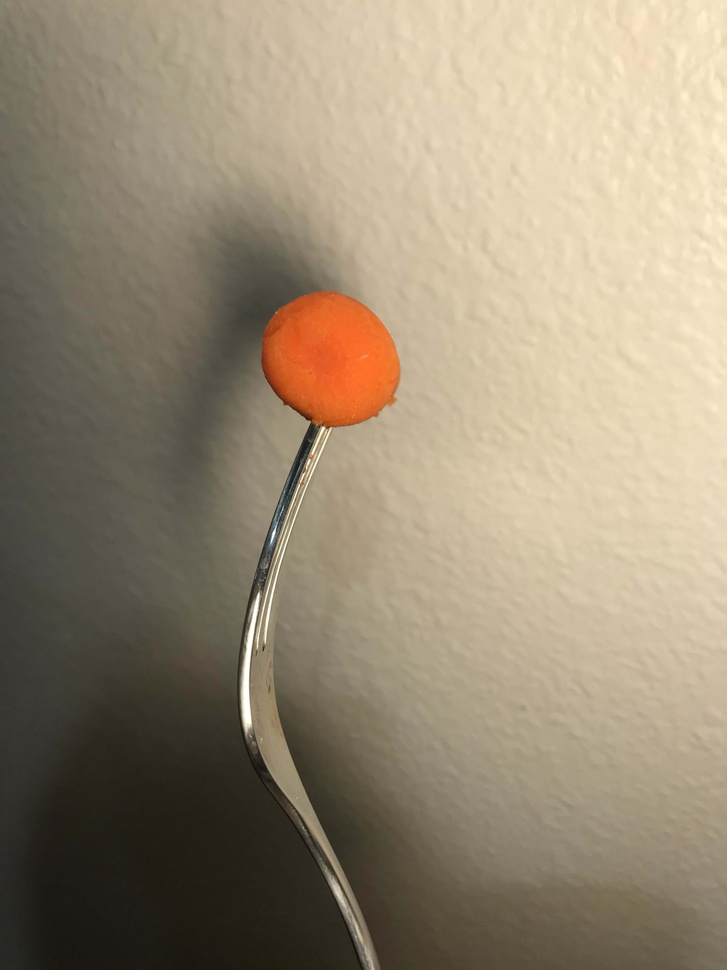
#> input picture Dataset/images/Test_Images/15_13.jpg, 727 x 970 px, shrunk from 3024 x 4032 before the run
$ python img_seg.py ../Dataset/images/Test_Images/15_13.jpg
#> lines starting #> are read from the running program, lines starting #| are printed output that depends on the picture; after the words box and inside, x2 and y2 are one past the last pixel; in counts of white or black regions, pixels touching at a corner belong together
#> further down, img1 is the input picture: shape (970, 727, 3); mean B, G, R 117, 138.9, 152.4
import cv2
import numpy as np
import sys

def getAreaOfFood(img1):
	# convert to hsv. otsu threshold in s to remove plate
	hsv_img = cv2.cvtColor(img1, cv2.COLOR_BGR2HSV)
#> hsv_img: shape (970, 727, 3); mean H, S, V 20, 60.5, 152.4
	h,s,v = cv2.split(hsv_img)
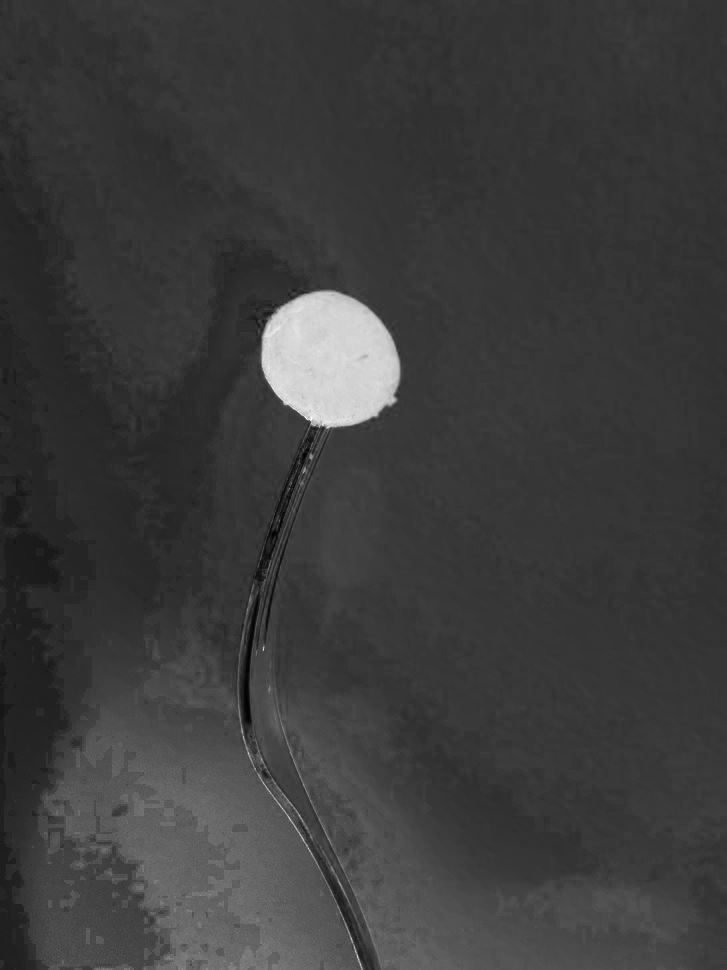
#> s: shape (970, 727); min 0, max 255, mean 60.5
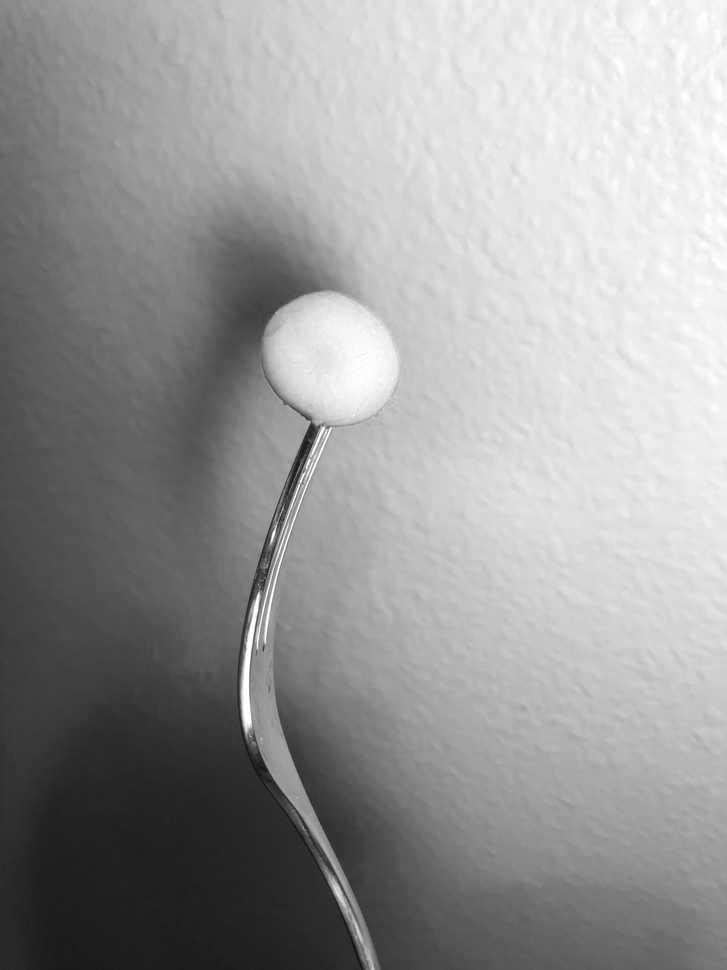
#> v: shape (970, 727); min 17, max 255, mean 152.4
	background = cv2.inRange(hsv_img, np.array([0,0,0]), np.array([180,140,255]))
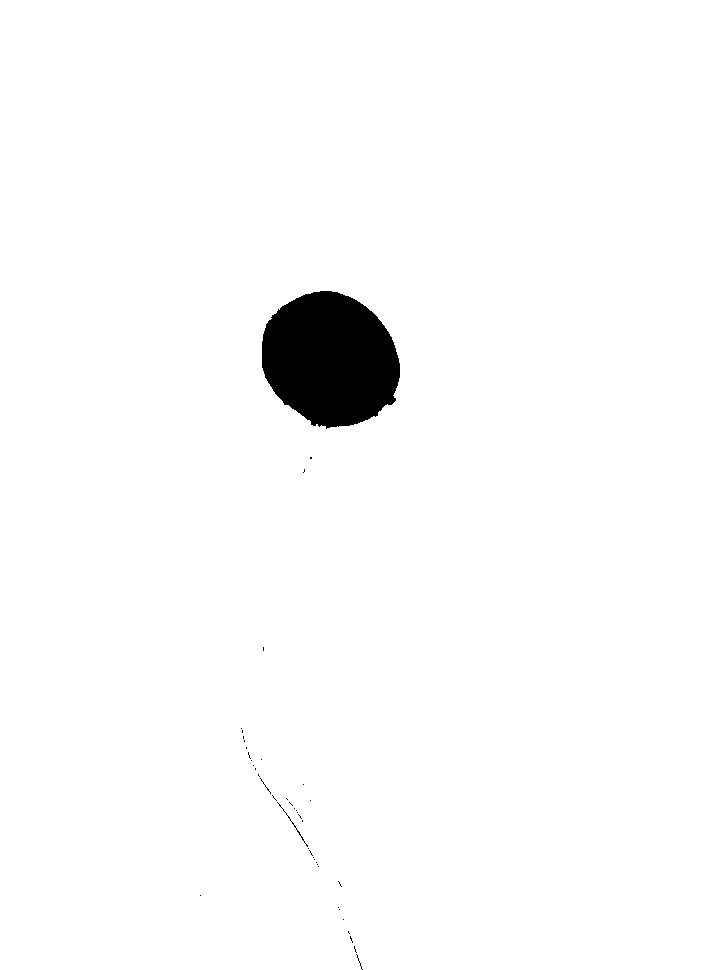
#> background: shape (970, 727); 97.9% white; 43 black regions (41 under 20 px), largest, box (x1, y1, x2, y2) and area: (262, 291, 400, 429) 14496, (277, 802, 308, 847) 55
	not_background = cv2.bitwise_not(background)
	fruit = cv2.bitwise_and(img1,img1,mask = not_background)

	fruit_bw = cv2.cvtColor(fruit, cv2.COLOR_BGR2GRAY)
	fruit_bin = cv2.inRange(fruit_bw, 10, 255) #binary of fruit

	#erode before finding contours
	kernel = cv2.getStructuringElement(cv2.MORPH_ELLIPSE,(3,3))
	erode_fruit = cv2.erode(fruit_bin,kernel,iterations = 1)
#> erode_fruit: shape (970, 727); 2% white; 1 white region, box (x1, y1, x2, y2) and area: (263, 292, 399, 427) 14092

	#cv2.imshow('erode_fruit',erode_fruit)
	#cv2.waitKey(0)

	#find largest contour since that will be the fruit
	img_th = cv2.adaptiveThreshold(erode_fruit,255,cv2.ADAPTIVE_THRESH_GAUSSIAN_C,cv2.THRESH_BINARY,11,2)
#> img_th: shape (970, 727); 99.7% white; 1 black region
	contours, hierarchy = cv2.findContours(img_th, cv2.RETR_LIST, cv2.CHAIN_APPROX_SIMPLE)
#> contours = 3 contours; box (x1, y1, x2, y2) and area: (0, 0, 727, 970) 703494, (257, 286, 405, 432) 16445, (263, 292, 399, 427) 13896
	mask_fruit = np.zeros(fruit_bin.shape, np.uint8)
	largest_areas = sorted(contours, key=cv2.contourArea)
#> largest_areas has the same summary as contours
	if (len(largest_areas)==1):
		fruit_contour = largest_areas[-1]
	else:
		fruit_contour = largest_areas[-2]
#> fruit_contour = contour of 214 points, box (x1, y1, x2, y2) (257, 286, 405, 432), area 16445
	cv2.drawContours(mask_fruit, [fruit_contour], 0, (255,255,255), -1)
#> mask_fruit: shape (970, 727); 2.4% white; 1 white region, box (x1, y1, x2, y2) and area: (257, 286, 405, 432) 16655

	#cv2.imshow('mask_fruit',mask_fruit)
	#cv2.waitKey(0)

	#dilate now
	kernel2 = cv2.getStructuringElement(cv2.MORPH_ELLIPSE,(13,13))
	mask_fruit2 = cv2.dilate(mask_fruit,kernel2,iterations = 1)
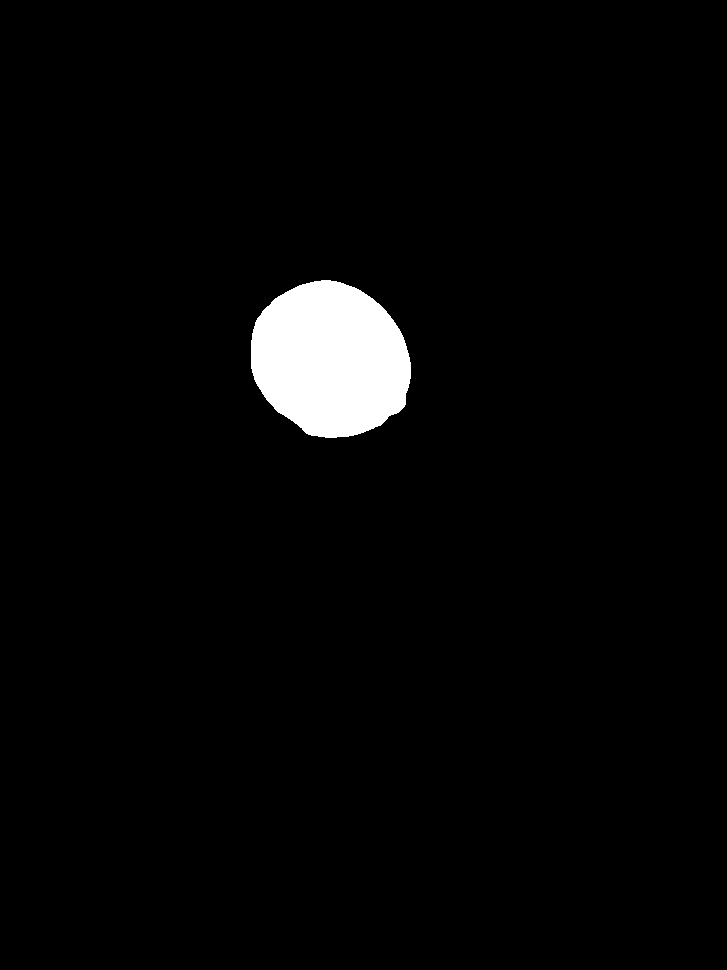
#> mask_fruit2: shape (970, 727); 2.8% white; 1 white region, box (x1, y1, x2, y2) and area: (251, 280, 411, 438) 19541
	res = cv2.bitwise_and(fruit_bin,fruit_bin,mask = mask_fruit2)
#> res: shape (970, 727); 2.1% white; 1 white region, box (x1, y1, x2, y2) and area: (262, 291, 400, 429) 14496
	fruit_final = cv2.bitwise_and(img1,img1,mask = mask_fruit2)

	#cv2.imshow('fruit_final',fruit_final)
	#cv2.waitKey(0)

	#find area of fruit
	img_th = cv2.adaptiveThreshold(mask_fruit2,255,cv2.ADAPTIVE_THRESH_GAUSSIAN_C,cv2.THRESH_BINARY,11,2)
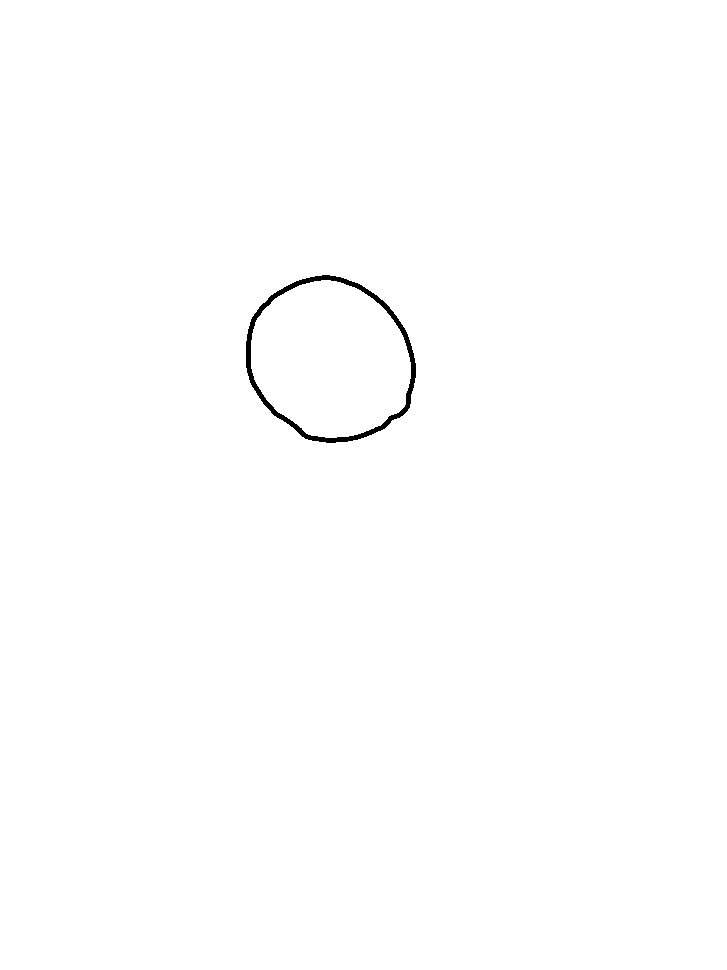
#> img_th: shape (970, 727); 99.6% white; 1 black region
	contours, hierarchy = cv2.findContours(img_th, cv2.RETR_LIST, cv2.CHAIN_APPROX_SIMPLE)
#> contours = 3 contours; box (x1, y1, x2, y2) and area: (0, 0, 727, 970) 703494, (245, 274, 417, 444) 22270, (251, 280, 411, 438) 19316
	largest_areas = sorted(contours, key=cv2.contourArea)
#> largest_areas has the same summary as contours
	#fruit_contour = largest_areas[-2]
	if (len(largest_areas)==1):
		fruit_contour = largest_areas[-1]
	else:
		fruit_contour = largest_areas[-2]
#> fruit_contour = contour of 232 points, box (x1, y1, x2, y2) (245, 274, 417, 444), area 22270
	fruit_area = cv2.contourArea(fruit_contour)
#> fruit_area = 22270

	mask_fruit3 = np.zeros(img_th.shape, np.uint8)
	cv2.drawContours(img1, fruit_contour, -3, (255,255,0), 3)
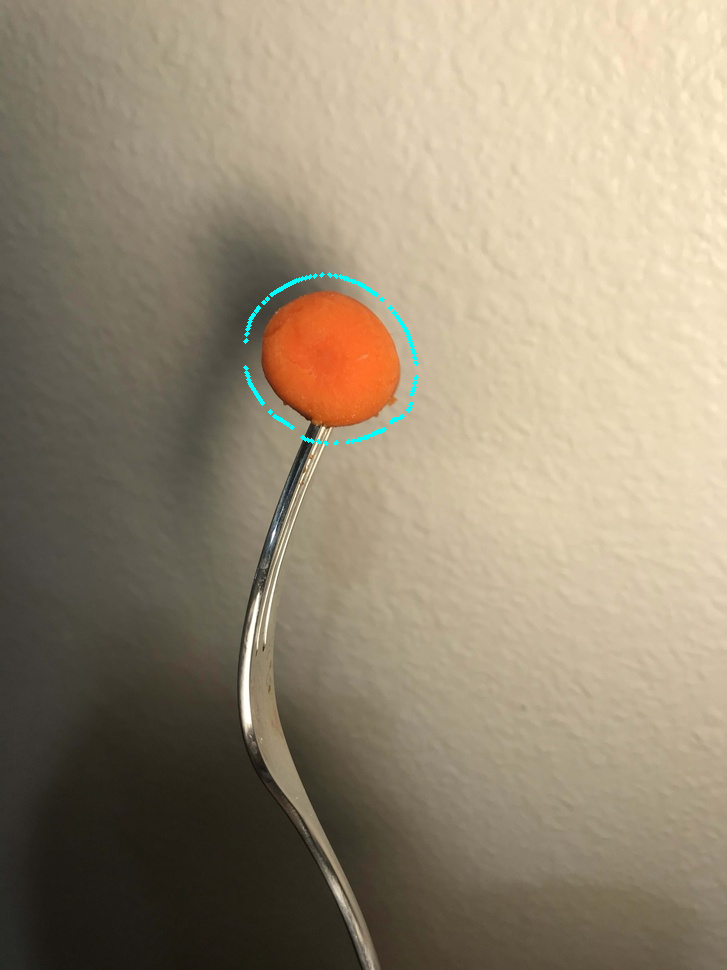
#> img1: shape (970, 727, 3); 0.24% of pixels changed, all inside (x1, y1, x2, y2) = (243, 272, 419, 446)

	#cv2.imshow('img1',img1)
	#cv2.waitKey(0)


	skin_area=0
	pix_to_cm_multiplier=0.005

	return fruit_area, mask_fruit2, fruit_final, skin_area, fruit_contour, pix_to_cm_multiplier


if __name__ == '__main__':
	img1 = cv2.imread(sys.argv[1])
	area, bin_fruit, img_fruit, skin_area, fruit_contour, pix_to_cm_multiplier = getAreaOfFood(img1)
#> area = 22270; skin_area = 0; pix_to_cm_multiplier = 0.005

	cv2.waitKey()
	cv2.destroyAllWindows()
